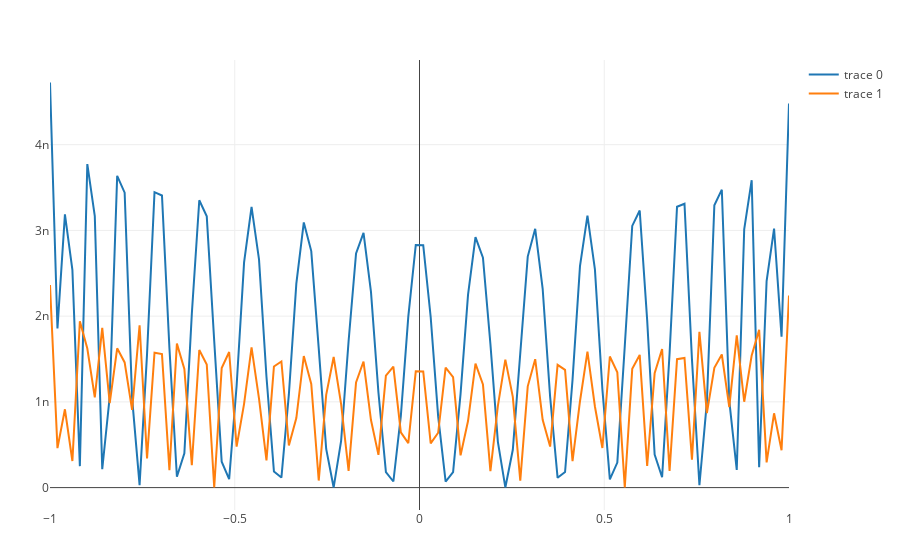

Source (notebook cell):
### Code cell
t = run_polytest(20, "chebyshev")
Plotly.plot([Plotly.scatter(x=domain, y=t[1]), Plotly.scatter(x=domain, y=t[2])])
